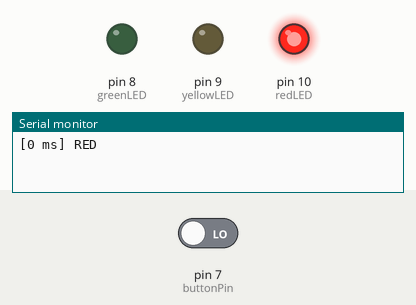
This sketch was run on a simulated Arduino Uno, built with avr-gcc and run on an emulated ATmega328P. On the bench: output pins drawn as LEDs (lit = HIGH), the last lines printed to the serial monitor. Inputs (shaded band) come from the test bench; at power-on: pin 7 (buttonPin) LOW.

Above: at 1.2 s.
1.3 s: pin 7 (buttonPin) driven HIGH
At 7.3 s:
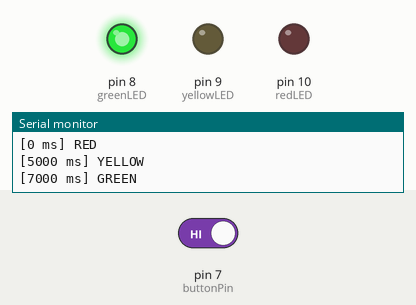
12.5 s: pin 7 (buttonPin) driven LOW
At 25.1 s:
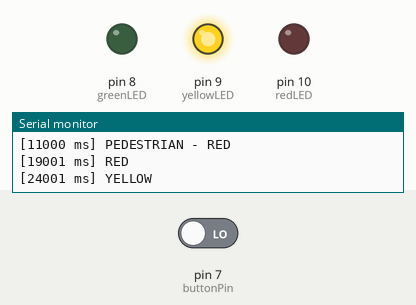
Timing chart, 0 to 31.5 s (numbered marks = the images above; inputs shaded):
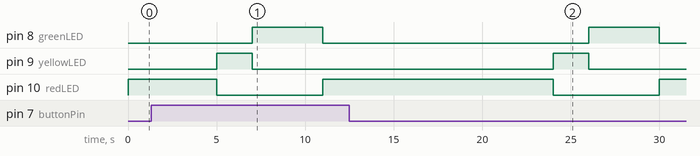

The sketch:

traffic_light.ino
```cpp
const int redLED = 10;
const int yellowLED = 9;
const int greenLED = 8;
const int buttonPin = 7;

void printState(String state) {
  Serial.print("[");
  Serial.print(millis());
  Serial.print(" ms] ");
  Serial.println(state);
}

void setup() {
  pinMode(redLED, OUTPUT);
  pinMode(yellowLED, OUTPUT);
  pinMode(greenLED, OUTPUT);

  pinMode(buttonPin, INPUT);

  Serial.begin(9600);
}

void loop() {

  // Check pedestrian button
  if (digitalRead(buttonPin) == HIGH) {

    digitalWrite(redLED, HIGH);
    digitalWrite(yellowLED, LOW);
    digitalWrite(greenLED, LOW);

    printState("PEDESTRIAN - RED");

    delay(8000);

    return;
  }

  // RED for 5 seconds
  digitalWrite(redLED, HIGH);
  digitalWrite(yellowLED, LOW);
  digitalWrite(greenLED, LOW);

  printState("RED");

  delay(5000);

  // YELLOW for 2 seconds
  digitalWrite(redLED, LOW);
  digitalWrite(yellowLED, HIGH);
  digitalWrite(greenLED, LOW);

  printState("YELLOW");

  delay(2000);

  // GREEN for 4 seconds
  digitalWrite(redLED, LOW);
  digitalWrite(yellowLED, LOW);
  digitalWrite(greenLED, HIGH);

  printState("GREEN");

  delay(4000);
}
```

Measured:
- after the input at 12.5 s, pin 8 (greenLED): LOW → HIGH after 13.5 s, → LOW 4.0 s later; pin 9 (yellowLED): LOW → HIGH after 11.5 s, → LOW 2.0 s later; pin 10 (redLED): HIGH → LOW after 11.5 s, → HIGH 6.0 s later
